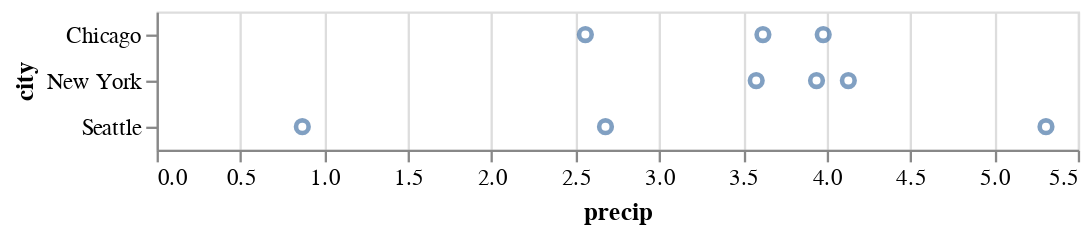

Here is the notebook cell this chart was saved with:
### Code cell
alt.Chart(df).mark_point().encode(
    alt.X('precip'),  # x='precip',  
    alt.Y('city'),    # y='city', 
)

### Figure 1 — Vega-Lite specification as saved in the notebook (floating-point values rounded to 4 significant figures)
{"config": {"view": {"continuousWidth": 400, "continuousHeight": 300}}, "data": {"name": "data-fdfbb22e8e0e89f6556d8a3b434b0c97"}, "mark": "point", "encoding": {"x": {"type": "quantitative", "field": "precip"}, "y": {"type": "nominal", "field": "city"}}, "$schema": "https://vega.github.io/schema/vega-lite/v4.8.1.json", "datasets": {"data-fdfbb22e8e0e89f6556d8a3b434b0c97": [{"city": "Seattle", "month": "Apr", "precip": 2.68}, {"city": "Seattle", "month": "Aug", "precip": 0.87}, {"city": "Seattle", "month": "Dec", "precip": 5.31}, {"city": "New York", "month": "Apr", "precip": 3.94}, {"city": "New York", "month": "Aug", "precip": 4.13}, {"city": "New York", "month": "Dec", "precip": 3.58}, {"city": "Chicago", "month": "Apr", "precip": 3.62}, {"city": "Chicago", "month": "Aug", "precip": 3.98}, {"city": "Chicago", "month": "Dec", "precip": 2.56}]}}
